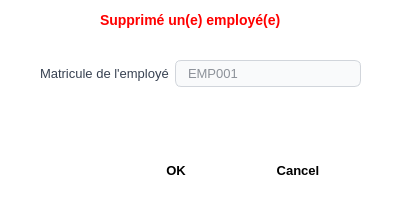
<?xml version="1.0" encoding="UTF-8"?>
<ui version="4.0">
 <class>removeEmployeDialog</class>
 <widget class="QDialog" name="removeEmployeDialog">
  <property name="geometry">
   <rect>
    <x>0</x>
    <y>0</y>
    <width>400</width>
    <height>201</height>
   </rect>
  </property>
  <property name="windowTitle">
   <string>Supprimé</string>
  </property>
  <property name="styleSheet">
   <string notr="true">QDialog {
    background-color: #FFFFFF;
}

QLineEdit, QComboBox {
    border: 1px solid #D1D5DB;
    background-color: #F9FAFB;
    border-radius: 6px;
    padding: 4px 10px;
    color: #1F2937;
    font-size: 13px;
    selection-background-color: #2563EB;
}

QLineEdit:hover, QComboBox:hover {
    border: 1px solid #94A3B8;
}

QLineEdit:focus, QComboBox:focus {
    border: 1px solid #2563EB;
    background-color: #FFFFFF;
}

QLineEdit:disabled, QComboBox:disabled {
    background-color: #F3F4F6;
    color: #9CA3AF;
    border: 1px solid #E5E7EB;
}

QLabel {
    color: #374151;
    font-size: 13px;
    background-color: transparent;
}</string>
  </property>
  <widget class="QDialogButtonBox" name="buttonBoxRemoveEmploye">
   <property name="geometry">
    <rect>
     <x>75</x>
     <y>150</y>
     <width>281</width>
     <height>41</height>
    </rect>
   </property>
   <property name="styleSheet">
    <string notr="true">QDialogButtonBox {
    background-color: transparent;
    border: none;
    padding: 10px 0px;
}

QDialogButtonBox QPushButton {
    min-width: 100px;
    min-height: 20px;
    padding: 4px 8px;
    border-radius: 6px;
    font-size: 13px;
    font-weight: 600;
    border: none;
}

/* Bouton OK */
QDialogButtonBox QPushButton[text=&quot;OK&quot;] {
	background-color: rgb(255, 0, 0);
    color: white;
}

QDialogButtonBox QPushButton[text=&quot;OK&quot;]:hover {
    
	
	background-color: rgb(216, 0, 0);
}


/* Bouton Annuler */
QDialogButtonBox QPushButton[text=&quot;Cancel&quot;] {
    background-color: #E5E7EB;
    color: #374151;
}

QDialogButtonBox QPushButton[text=&quot;Cancel&quot;]:hover {
    background-color: #D1D5DB;
}

QDialogButtonBox QPushButton:pressed {
    padding-top: 10px;
}</string>
   </property>
   <property name="standardButtons">
    <set>QDialogButtonBox::StandardButton::Cancel|QDialogButtonBox::StandardButton::Ok</set>
   </property>
  </widget>
  <widget class="QWidget" name="formLayoutWidget">
   <property name="geometry">
    <rect>
     <x>40</x>
     <y>60</y>
     <width>321</width>
     <height>80</height>
    </rect>
   </property>
   <layout class="QFormLayout" name="formLayout">
    <item row="0" column="0">
     <widget class="QLabel" name="matriculeDeLEmployLabel">
      <property name="text">
       <string>Matricule de l'employé</string>
      </property>
     </widget>
    </item>
    <item row="0" column="1">
     <widget class="QLineEdit" name="matriculeLineEdit">
      <property name="placeholderText">
       <string>EMP001</string>
      </property>
     </widget>
    </item>
   </layout>
  </widget>
  <widget class="QLabel" name="label_2">
   <property name="geometry">
    <rect>
     <x>100</x>
     <y>10</y>
     <width>211</width>
     <height>20</height>
    </rect>
   </property>
   <property name="styleSheet">
    <string notr="true">color: red;
font-weight: bold;
font-size: 14px;</string>
   </property>
   <property name="text">
    <string>Supprimé un(e) employé(e)</string>
   </property>
  </widget>
 </widget>
 <resources/>
 <connections/>
</ui>
